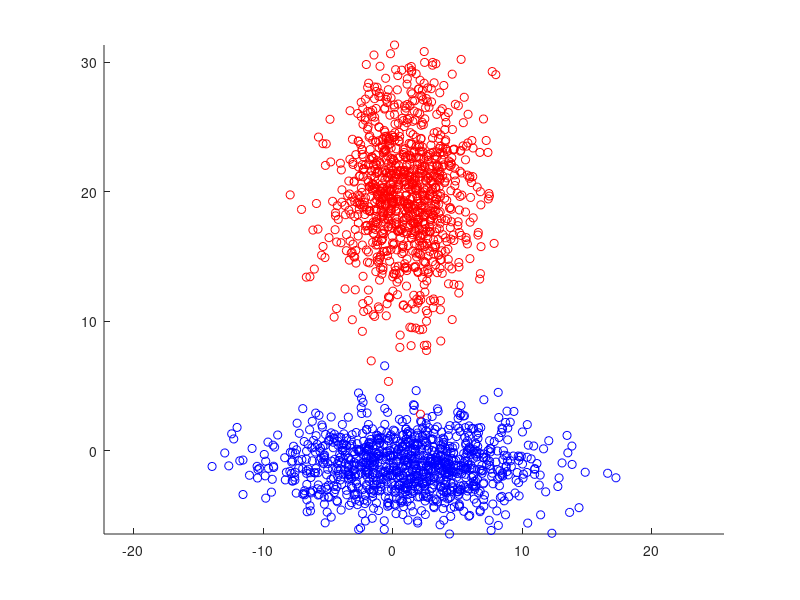

Reproduce this figure in MATLAB. (Note: this script raises an error after producing the figure.)
% Two gaussian
X1 = bsxfun(@times,randn(1000,2),[5 2]);
X1 = bsxfun(@plus,X1,[1 -1]);
X2 = bsxfun(@times,randn(1000,2),[2.5 4.5]);
X2 = bsxfun(@plus,X2,[1 20]);



scatter(X1(:,1),X1(:,2),'b')
hold on
scatter(X2(:,1),X2(:,2),'r')
axis equal

X = [X1;X2] ;
Y = [ones(size(X1,1),1) ; -ones(size(X2,1),1)] ;
param.lambda=1;
param.stopth = 1e-6 ;
param.maxit =  1000000;
[w,b]=train_lg_SGD(X,Y,param);
%[w,b]=train_lg_newton_raphson(X,Y,param);


flogistic=@(x)(1./(1+exp(-x)));
fieldsize=-20:0.1:20;
[xx,yy] = meshgrid(fieldsize,fieldsize);
val = flogistic([xx(:) yy(:)]*w+b) ; val = reshape(val,length(fieldsize),length(fieldsize)) ;
contour(xx,yy,val,[0.5 0.5] );
hold off